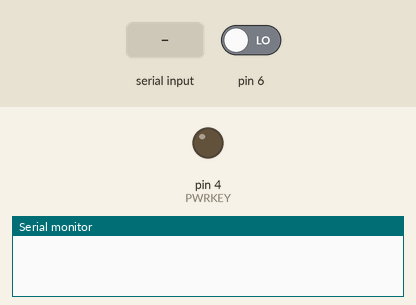
Simulated run of this sketch. Board: Arduino Uno, built with avr-gcc and run on an emulated ATmega328P. Shown: output pins drawn as LEDs (lit = HIGH), the last lines printed to the serial monitor. Inputs (shaded band) come from the test bench; at power-on: pin 6 LOW. The modem accepts every AT command (registered, SIM ready, sends succeed) and sends nothing else; pins used as bus, display or sensor lines are not drawn.

Above: at 0.9 s.
1.0 s: "90,45,200,10\n" received over the second serial link
4.0 s: ",\n" received over the second serial link
At 6.1 s:
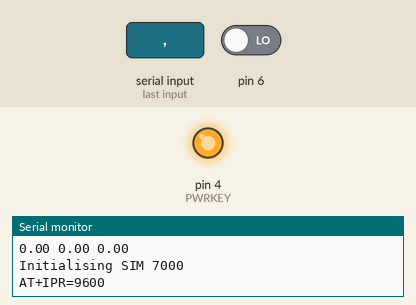
8.7 s: "0\n" received over the second serial link
11.1 s: "hologram\n" received over the second serial link
13.2 s: "1,1\n" received over the second serial link
15.3 s: ":\n" received over the second serial link
Timing chart, 0 to 31.6 s (numbered marks = the images above; inputs shaded):
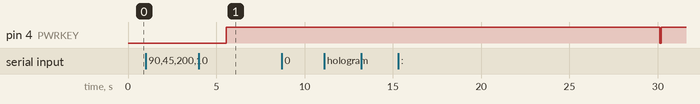

The sketch:

both_sensors_simbase_Miao.ino
```cpp
//this code is made to upload the data of the I2C depth sensor from XIAN TECHNOLOGY
#include <avr/power.h>
#include <SoftwareSerial.h>
#include <string.h>
#include <LowPower.h>

#define SIMCOM_7000 // SIM7000A/C/E/G
#define BAUDRATE 9600 // MUST be below 19200 (for stability) but 9600 is more stable

#define CHARBUFF 196 //SIM7000 serial response buffer //longer than 255 will cause issues
//#define Maxinterval 345000//milli seconds

// For SIM7000 BoSL board
#define PWRKEY 4
#define DTR 5 // Connect with solder jumper
#define BOSL_RX 9 // Microcontroller RX
#define BOSL_TX 8 // Microcontroller TX

//Define pins for both sensors

#define RESET 7// Reset for both sensors

// For the Depth sensor
#define DepEC_RX 2
#define DepEC_TX 3

//For the turbidity sensor
#define TURB_RX 10
#define TURB_TX 11


//Site specific config
#define SITEID "Rain_Garden_1"

//does not do anything atm // change values in transmit function
//#define APN "telstra.internet" //FOR TELSTRA
//#define APN "mdata.net.au" //FOR ALDI MOBILE

//default variable array (complilation purposes only)
bool defaultVars[8] = {1,1,1,1,1,1};

//millis timer variable
extern volatile unsigned long timer0_millis;

//gobal variables
char response[CHARBUFF]; //sim7000 serial response buffer
uint32_t lstTransmit = 0; //timestamp of last transmit (milli seconds)
String dataStr; //Transmit URL

//reponse stings
char CBC[5];
const int numberOfPieces = 5;
String pieces[numberOfPieces];
String DEPTH_EC[3]; // 1-depth reading, 2-Temp reading, 3-EC reading
String TRUBIDITY[2]; //1-turb with LED, 2-turb without LED
double pressVal, tempVal, ECVal, turbidityVal, turbiditywoledVal;
char Temp[10];
char Press[7];
char EC[6];
char turbidity[10];
char turbiditywoled[10];

//sensor variables
int scanInterval = 60;
uint8_t reps = 0;
double TempSum = 0, ECSum = 0, PressSum = 0, TurbiditySum = 0, TurbiditywoledSum = 0;//To get the average of the 6 mins readings

int transmit;

//SIM7000 serial object
SoftwareSerial simCom = SoftwareSerial(BOSL_RX, BOSL_TX);
SoftwareSerial TurbScan = SoftwareSerial(TURB_RX, TURB_TX);
SoftwareSerial DepECScan = SoftwareSerial(DepEC_RX, DepEC_TX);


////clears char arrays////
void charBuffclr(bool clrVars[5] = defaultVars){
    if(clrVars[0]){
    memset(Temp, '\0', 5);
    }
    if(clrVars[1]){
    memset(Press, '\0', 7);
    }
    if(clrVars[2]){
    memset(turbidity, '\0', 10);
    }
    if(clrVars[3]){
    memset(turbiditywoled,'\0',10);
    }
    if(clrVars[4]){
    memset(EC,'\0',6);
    }


}

//convert float to string
void convertchart(){

  //water temperature
  dtostrf(tempVal, 2, 2, Temp);

  //water pressure
  dtostrf(pressVal, 2, 2, Press);

  //turbidityVal with LED
  dtostrf(turbidityVal, 2, 2, turbidity);

  //turbidityVal without LED
  dtostrf(turbiditywoledVal, 2, 2, turbiditywoled);

  //EC measurement
  dtostrf(ECVal, 2, 2, EC);
}

void setup() {

    //TWBR = 158;
    //TWSR |= bit (TWPS1);

  //clear buffers
  charBuffclr();

  //ensure sim is in the off state
  simOff();

  //begin serial
  Serial.begin(BAUDRATE);
  //Serial.println(F("START TESTING"));

  pinMode(RESET, OUTPUT);
  digitalWrite(RESET, LOW);
  delay(10);
  digitalWrite(RESET, HIGH);
  pinMode(RESET, INPUT);
  turbread();
  DepECread();

  convertchart();

  Serial.println("Initialising SIM 7000");
  simCom.begin(BAUDRATE);

  //initialise sim (on arduino startup only)
   simOn();
   simInit();

   CBCread();
   //getaverage();
   Transmit();

   simOff();


   Serial.println("Setup Down!");
   Serial.print("Temp: ");
   Serial.println(Temp);
   Serial.print("Depth: ");
   Serial.println(pressVal);
   Serial.print("EC: ");
   Serial.println(ECVal);
   Serial.print("Turbidity with LED: ");
   Serial.println(turbidityVal);
   Serial.print("Turbidity without LED: ");
   Serial.println(turbiditywoledVal);
}

void loop() {

  //set up a calibration mode
  if(digitalRead(6) == 1){
    turbread();
    Serial.print("Turbidity: ");
    Serial.println(turbidityVal);
    Serial.print("TurbiditywoLED: ");
    Serial.println(turbiditywoledVal);
  }else{

    Serial.print("reps: ");
    Serial.println(reps);
    Serial.print("ECSum: ");
    Serial.println(ECSum);
    Serial.print("TempSum: ");
    Serial.println(TempSum);
    Serial.print("PressSum: ");
    Serial.println(PressSum);
    Serial.print("TurbiditySum: ");
    Serial.println(TurbiditySum);
    Serial.print("TurbiditywoledSum: ");
    Serial.println(TurbiditywoledSum);
    Serial.println("Sleep");

    Sleepy(scanInterval-18);

    reps++; //counter

    charBuffclr();

    Serial.println("Scanning");

    pinMode(RESET, OUTPUT);
    digitalWrite(RESET, LOW);
    delay(10);
    digitalWrite(RESET, HIGH);
    pinMode(RESET, INPUT);

    turbread();
    TurbiditySum += turbidityVal;
    TurbiditywoledSum += turbiditywoledVal;

    DepECread();
    TempSum += tempVal;
    PressSum += pressVal;
    ECSum += ECVal;

    if(reps == 6){

      charBuffclr();
      simOn();
      netUnreg();
      CBCread();
      getaverage();
      convertchart();
      Transmit();

      reps = 0;
      TurbiditySum = 0;
      TurbiditywoledSum = 0;
      TempSum = 0;
      PressSum = 0;
      ECSum = 0;
      simOff();
    }


}
}

void turbread(){
  char turbraw[10];
  char turbwoledraw[10];
  uint32_t tout = 0;
  uint8_t bytin = 0;
  // needs to turn the power on here via npn transistor

  memset(turbraw, '\0', 10);
  memset(turbwoledraw, '\0', 10);

  TurbScan.begin(9600);
  TurbScan.listen();


  //check if the sensor has correctly been reseted
  tout = millis();
  while(millis() - tout < 10000){
    if(TurbScan.available() != 0){
      bytin = TurbScan.read();
      if(bytin = 'R'){
        break;
      }
    }
  }

  TurbScan.print('V');

  TurbScan.setTimeout(1500);
  TurbScan.readBytes(turbraw, 10);

  TurbScan.print('T');
  TurbScan.setTimeout(1500);
  TurbScan.readBytes(turbwoledraw, 10);

  TurbScan.print('S');

  TurbScan.flush();
  TurbScan.end();
  simCom.listen();

  turbidityVal = atof(turbraw);
  turbiditywoledVal = atof(turbwoledraw);

  Serial.println(F("Turbidity:"));
  Serial.print(turbidityVal);
  Serial.print(" ");
  Serial.println(turbiditywoledVal);
  //TRUBIDITY[0] = turbraw;
  //TRUBIDITY[1] = turbwoledraw;
}


void DepECread(){
  uint32_t tout = 0;
  uint8_t bytin = 0;
  String input = "";
  char data[20];
  // Keep track of current position in array
  int counter = 0;
  // Keep track of the last comma so we know where to start the substring
  int lastIndex = 0;
  // needs to turn the power on here via npn transistor

  memset(data, '\0', 20);

  DepECScan.begin(9600);
  DepECScan.listen();

  tout = millis();

  while(millis() - tout < 10000){
    if(DepECScan.available() != 0){
      //Serial.println("Start");
      bytin = DepECScan.read();
      if(bytin = 'R'){
        break;
      }
    }
  }

  DepECScan.print('V');

  DepECScan.setTimeout(1500);
  DepECScan.readBytes(data, 20);
  input = data;

  //Serial.println(data);

  for(int i = 0; i<input.length(); i++){
    if(input.substring(i,i+1) == ","){
      // Grab the piece from the last index up to the current position and store it
      DEPTH_EC[counter] = input.substring(lastIndex, i);
      // Update the last position and add 1, so it starts from the next character
      lastIndex = i + 1;
      // Increase the position in the array that we store into
      counter++;
    }

    // If we're at the end of the string (no more commas to stop us)
    if(i == input.length() - 1){
      // Grab the last part of the string from the lastIndex to the end
      DEPTH_EC[counter] = input.substring(lastIndex, i);
    }
  }
  pressVal = DEPTH_EC[0].toFloat();
  tempVal = DEPTH_EC[1].toFloat();
  ECVal = DEPTH_EC[2].toFloat();

  input = "";
  counter = 0;
  lastIndex = 0;

  DepECScan.print('S');

  DepECScan.flush();
  DepECScan.end();

  Serial.println(F("Depth, Temp and EC: "));
  Serial.print(pressVal);
  Serial.print(" ");
  Serial.print(tempVal);
  Serial.print(" ");
  Serial.println(ECVal);

  simCom.listen();
}

void getaverage(){

    ECVal = (double) ECSum / (double) reps;
    tempVal = (double) TempSum / (double) reps;
    pressVal = (double) PressSum / (double) reps;
    turbidityVal = (double) TurbiditySum / (double)reps;
    turbiditywoledVal = (double) TurbiditywoledSum / (double)reps;

    ECSum = TempSum = PressSum = TurbiditySum = TurbiditywoledSum =0;
}

/*bool shouldTransmit(){
  //checks to see if it has been longer than max transmit interval
    if (Maxinterval < millis() - lstTransmit){
        return 1;
    }

    //if all checks for transmit are not nessesary, return false
    return 0;
}
*/

////reads battery voltage from responce char array////
void storeCBCresponse(){

    bool end = 0;
    uint8_t x = 0;
    uint8_t j = 0;

    bool clrVars[8] = {0,0,0,0,0,1,0,0};

    charBuffclr(clrVars);

    //loop through reponce to extract data
    for (uint8_t i=0; i < CHARBUFF; i++){

        //string splitting cases
        switch(response[i]){
        case ':':
            x = 9;
            j = 0;
            i += 2;
            break;

        case ',':
            x++;
            j=0;
            break;

        case '\0':
            end = 1;
            break;
        case '\r':
            x++;
            j=0;
            break;
        }
        //write to char arrays
        if (response[i] != ','){
            switch(x){
                case 11:
                    CBC[j] = response[i];
                break;
            }
            //increment char array counter
            j++;
        }
        //break loop when end flag is high
        if (end){
            i = CHARBUFF;
        }
    }
}


//like delay but lower power and more dodgy//
void xDelay(uint32_t tmz){
  uint32_t tmzslc = tmz/64;
  //64 chosen as ballance between power savings and time spent in full clock mode
  clock_prescale_set(clock_div_64);
    delay(tmzslc);
  clock_prescale_set(clock_div_1);

  cli();
  timer0_millis += 63*tmzslc;
  sei();

  delay(tmz-64*tmzslc);
}

////powers on SIM7000////
void simOn() {
    //do check for if sim is on
  pinMode(PWRKEY, OUTPUT);
  pinMode(BOSL_TX, OUTPUT);
  digitalWrite(BOSL_TX, HIGH);
  pinMode(BOSL_RX, INPUT_PULLUP);


  digitalWrite(PWRKEY, LOW);
  // See spec sheets for your particular module
  xDelay(1000); // For SIM7000

  digitalWrite(PWRKEY, HIGH);
    xDelay(4000);
}

////powers off SIM7000////
void simOff() {
  //  TX / RX pins off to save power

  digitalWrite(BOSL_TX, LOW);
  digitalWrite(BOSL_RX, LOW);

  digitalWrite(PWRKEY, LOW);

  // See spec sheets for your particular module
  xDelay(1200); // For SIM7000

  digitalWrite(PWRKEY, HIGH);
    xDelay(2000);
}

////power down cellular functionality////
void netUnreg(){
    sendATcmd(F("AT+CFUN=0"), "OK", 1000);
}

////register to network////
void netReg(){
     sendATcmd(F("AT+CFUN=1"), "OK", 1000);//enable the modem

     xDelay(2000);
     sendATcmd(F("AT+CGDCONT=1,\"IP\",\"hologram\""), "OK", 2000);//set IPv4 and apn
     if(sendATcmd(F("AT+CREG?"), "+CREG: 0,5", 2000) == 0){//check that modem is registered as roaming
         sendATcmd(F("AT+COPS=1,2,50501"), "OK",50000); //register to telstra network
         sendATcmd(F("AT+CREG?"), "+CREG: 0,5", 2000); //check that modem is registered as roaming
     }
}

////sends at command, checks for reply////
bool sendATcmd(String ATcommand, char* expctAns, unsigned int timeout){
    uint32_t timeStart;
    bool answer;
    uint8_t a=0;

    do{a++;

    Serial.println(ATcommand);

    answer=0;

    timeStart = 0;


    delay(100);

    while( simCom.available() > 0) {
        simCom.read();    // Clean the input buffer
    }

    simCom.println(ATcommand);    // Send the AT command


    uint8_t i = 0;
    timeStart = millis();
    memset(response, '\0', CHARBUFF);    // Initialize the string

    // this loop waits for the answer

    do{
        if(simCom.available() != 0){
            response[i] = simCom.read();
            i++;
            // check if the desired answer is in the response of the module
            if (strstr(response, expctAns) != NULL)
            {
                answer = 1;
            }
        }


        // Waits for the asnwer with time out
    }
    while((answer == 0) && ((millis() - timeStart) < timeout));

    if (expctAns == "0"){
                answer = 1;
            }
    Serial.println(response);

    }while(answer == 0 && a < 5);

     a = 0;
     return answer;
}


////initialises sim on arduino startup////
void simInit(){

      sendATcmd(F("AT+IPR=9600"),"OK",1000);

      sendATcmd(F("ATE0"),"OK",1000);

      sendATcmd(F("AT&W0"),"OK",1000);

}


void CBCread(){
    //get GNSS data
    if (sendATcmd(F("AT+CBC"), "OK",1000)){

        storeCBCresponse();

    }
}


////SLEEPS FOR SET TIME////
void Sleepy(uint16_t ScanInterval){ //Sleep Time in seconds

    simCom.flush(); // must run before going to sleep

    Serial.flush(); // ensures that all messages have sent through serial before arduino sleeps
/*
    LowPower.powerDown(SLEEP_4S, ADC_OFF, BOD_OFF); //8 seconds dosen't work on the 8mhz
    //advance millis timer as it is paused in sleep
    noInterrupts();
    timer0_millis += 4000;
    interrupts();
    */

    while(ScanInterval >= 1){
        LowPower.powerDown(SLEEP_1S, ADC_OFF, BOD_OFF); //8 seconds dosen't work on the 8mhz
        //advance millis timer as it is paused in sleep
        noInterrupts();
        timer0_millis += 1000;
        interrupts();

        ScanInterval -= 1;
    }
}

////TRANSMITS LAST GPS CORDINATES TO WEB////
void Transmit(){

    dataStr = "AT+HTTPPARA=\"URL\",\"www.bosl.com.au/IoT/UoM_CoM_Biofilters/scripts/WriteMe.php?SiteName=";

    dataStr += SITEID;
    dataStr += ".csv";
    dataStr += "&T=";
    dataStr += Temp; //temperature of the low cost sensor
    dataStr += "&D=";
    dataStr += Press; //pressure of the low cost sensor --> need to convert to water level based on temperature data
    dataStr += "&EC=";
    dataStr += EC; //EC data --> need to check the sensor's code to fix
    dataStr += "&U=";
    dataStr += turbidity; //Turbidity with LED
    dataStr += "&V=";
    dataStr += turbiditywoled; //Turbidity without LED
    dataStr += "&W=";
    dataStr += CBC;
    dataStr += "\"";


    netReg();

    ///***check logic
   //set CSTT - if it is already set, then no need to do again...
        sendATcmd(F("AT+CSTT?"), "OK",1000);
        if (strstr(response, "hologram") != NULL){
            //this means the cstt has been set, so no need to set again!
            Serial.println("CSTT already set to APN ...no need to set again");
       } else {
            sendATcmd(F("AT+CSTT=\"hologram\""), "OK",1000);
        }


    //close open bearer
    sendATcmd(F("AT+SAPBR=2,1"), "OK",1000);
    if (strstr(response, "1,1") == NULL){
        if (strstr(response, "1,3") == NULL){
        sendATcmd(F("AT+SAPBR=0,1"), "OK",1000);
        }
        sendATcmd(F("AT+SAPBR=3,1,\"APN\",\"hologram\""), "OK",1000); //set bearer apn
        sendATcmd(F("AT+SAPBR=1,1"), "OK",1000);
    }


    sendATcmd(F("AT+HTTPINIT"), "OK",1000);
    sendATcmd(F("AT+HTTPPARA=\"CID\",1"), "OK",1000);

    sendATcmd(dataStr, "OK",1000);

   sendATcmd(F("AT+HTTPACTION=0"), "200",2000);
    sendATcmd(F("AT+HTTPTERM"), "OK",1000);
  //close the bearer connection
    sendATcmd(F("AT+SAPBR=0,1"), "OK",1000);

    netUnreg();

    lstTransmit = millis();
}
```

Measured:
- after the input at 4.0 s, pin 4 (PWRKEY): LOW → HIGH after 1.6 s
